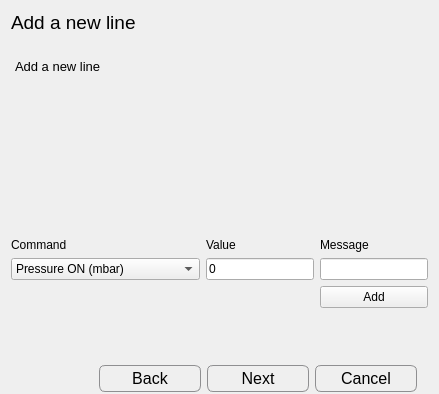
         <widget class="QWidget" name="page_6">
          <layout class="QGridLayout" name="gridLayout_13">
           <property name="bottomMargin">
            <number>0</number>
           </property>
           <item row="1" column="0" colspan="3">
            <widget class="QPlainTextEdit" name="plainTextEdit_6">
             <property name="font">
              <font>
               <pointsize>10</pointsize>
              </font>
             </property>
             <property name="styleSheet">
              <string notr="true">QPlainTextEdit {
    background-color: transparent;
    /*background-image: url(draft.png);*/
    background-attachment: scroll;
}</string>
             </property>
             <property name="frameShape">
              <enum>QFrame::NoFrame</enum>
             </property>
             <property name="plainText">
              <string>
Add a new line
</string>
             </property>
            </widget>
           </item>
           <item row="2" column="1">
            <widget class="QLabel" name="label_14">
             <property name="text">
              <string>Value</string>
             </property>
            </widget>
           </item>
           <item row="2" column="0">
            <widget class="QLabel" name="label_13">
             <property name="text">
              <string>Command</string>
             </property>
            </widget>
           </item>
           <item row="3" column="0">
            <widget class="QComboBox" name="comboBox">
             <item>
              <property name="text">
               <string>Pressure ON (mbar)</string>
              </property>
             </item>
             <item>
              <property name="text">
               <string>Pressure OFF (mbar)</string>
              </property>
             </item>
             <item>
              <property name="text">
               <string>Vacuum Switch (mbar)</string>
              </property>
             </item>
             <item>
              <property name="text">
               <string>Vacuum Recirculation (mbar)</string>
              </property>
             </item>
             <item>
              <property name="text">
               <string>Solution 1 (open/close)</string>
              </property>
             </item>
             <item>
              <property name="text">
               <string>Solution 2 (open/close)</string>
              </property>
             </item>
             <item>
              <property name="text">
               <string>Solution 3 (open/close)</string>
              </property>
             </item>
             <item>
              <property name="text">
               <string>Solution 4 (open/close)</string>
              </property>
             </item>
             <item>
              <property name="text">
               <string>Wait (sec)</string>
              </property>
             </item>
             <item>
              <property name="text">
               <string>Ask</string>
              </property>
             </item>
             <item>
              <property name="text">
               <string>All off</string>
              </property>
             </item>
             <item>
              <property name="text">
               <string>Pump off</string>
              </property>
             </item>
             <item>
              <property name="text">
               <string>Valve state</string>
              </property>
             </item>
             <item>
              <property name="text">
               <string>Wait sync</string>
              </property>
             </item>
             <item>
              <property name="text">
               <string>Sync out</string>
              </property>
             </item>
            </widget>
           </item>
           <item row="3" column="2">
            <widget class="QLineEdit" name="lineEdit">
             <property name="text">
              <string/>
             </property>
            </widget>
           </item>
           <item row="0" column="0">
            <widget class="QLabel" name="label_20">
             <property name="font">
              <font>
               <pointsize>14</pointsize>
              </font>
             </property>
             <property name="text">
              <string>Add a new line</string>
             </property>
            </widget>
           </item>
           <item row="2" column="2">
            <widget class="QLabel" name="label_15">
             <property name="text">
              <string>Message</string>
             </property>
            </widget>
           </item>
           <item row="3" column="1">
            <widget class="QLineEdit" name="lineEdit_2">
             <property name="text">
              <string>0</string>
             </property>
            </widget>
           </item>
           <item row="5" column="0">
            <spacer name="verticalSpacer_5">
             <property name="orientation">
              <enum>Qt::Vertical</enum>
             </property>
             <property name="sizeHint" stdset="0">
              <size>
               <width>20</width>
               <height>40</height>
              </size>
             </property>
            </spacer>
           </item>
           <item row="6" column="0" colspan="3">
            <widget class="QGroupBox" name="groupBox_8">
             <property name="maximumSize">
              <size>
               <width>16777215</width>
               <height>45</height>
              </size>
             </property>
             <property name="styleSheet">
              <string notr="true">QGroupBox {
    border: 2px solid transparent;
}

 QPushButton {
     border: 1px solid #8f8f91;
     border-radius: 6px;
     width: 100px;
     height: 25px;
     font-size: 16px;
     background-color: qlineargradient(x1: 0, y1: 0, x2: 0, y2: 1,
                                       stop: 0 #f6f7fa, stop: 1 #dadbde);

 }


 QPushButton:focus:pressed {
     background-color: qlineargradient(x1: 0, y1: 0, x2: 0, y2: 1,
                                       stop: 0 #F0FFF0, stop: 1 #f6f7fa);
 }

 QPushButton:hover {
     background-color: qlineargradient(x1: 0, y1: 0, x2: 0, y2: 1,
                                       stop: 0 #f6f7fa, stop: 1 #F0FFF0);
 }

QPushButton:disabled{ background-color: #CCCCCC; }

 QPushButton:flat {
     border: none; /* no border for a flat push button */
 }

 QPushButton:default {
     border-color: navy; /* make the default button prominent */
 }</string>
             </property>
             <property name="title">
              <string/>
             </property>
             <layout class="QGridLayout" name="gridLayout_16">
              <property name="bottomMargin">
               <number>0</number>
              </property>
              <item row="0" column="2">
               <widget class="QPushButton" name="pushButton_next6">
                <property name="text">
                 <string>Next</string>
                </property>
               </widget>
              </item>
              <item row="0" column="3">
               <widget class="QPushButton" name="pushButton_cancel6">
                <property name="text">
                 <string>Cancel</string>
                </property>
               </widget>
              </item>
              <item row="0" column="1">
               <widget class="QPushButton" name="pushButton_back6">
                <property name="text">
                 <string>Back</string>
                </property>
               </widget>
              </item>
              <item row="0" column="0">
               <spacer name="horizontalSpacer_9">
                <property name="orientation">
                 <enum>Qt::Horizontal</enum>
                </property>
                <property name="sizeHint" stdset="0">
                 <size>
                  <width>40</width>
                  <height>20</height>
                 </size>
                </property>
               </spacer>
              </item>
             </layout>
            </widget>
           </item>
           <item row="4" column="2">
            <widget class="QPushButton" name="pushButton_add_command">
             <property name="text">
              <string>Add</string>
             </property>
            </widget>
           </item>
          </layout>
         </widget>
